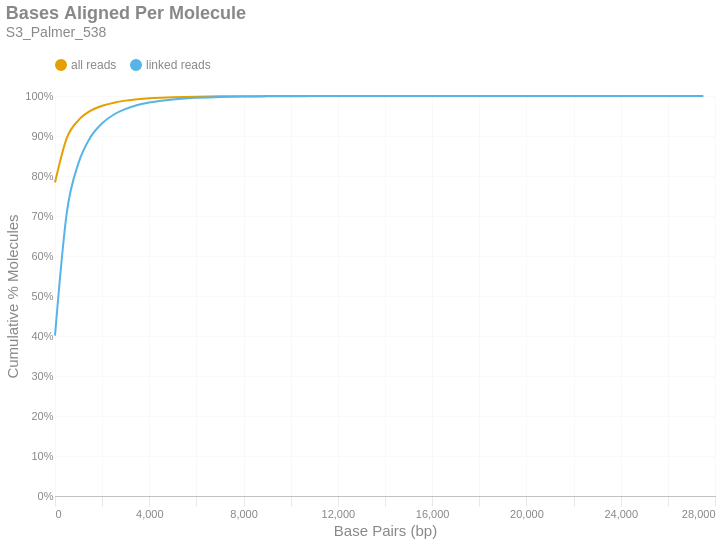

Notebook code cell kept with this figure:
### Markdown cell above
### Bases Aligned Per Molecule
This is a cumulative frequency distribution showing the number of base pairs aligned per unique molecule. These data are shown in 500 bp bins. There are two distributions: one with `all reads` (yellow) and another with only `linked reads` (blue). The percent of molecules in the `linked reads` distribution is relative to the total number of linked molecules.

### Code cell
if SKIPLR:
    print_html(f"Skipped")
else:
    binned_df = consolidated_hist(valids['aligned_bp'], mask, 500, True)
    with SafeRender(binned_df):
        (
            density_plot(binned_df, 'Bases Aligned Per Molecule', samplename, 'basesper')
            .encode(
                x=alt.X('bin:Q', title="Base Pairs (bp)").axis(tickMinStep=500).scale(padding=0),
                y=alt.Y('value:Q', title='Cumulative % Molecules')
                    .axis(format='%')
                    .scale(domain = [0,1])
                    .stack(False),
                color=alt.Color("key:N").scale(domain = ["all reads", "linked reads"]),
                tooltip = [
                    alt.Tooltip("key:N", title = "Data Type"),
                    alt.Tooltip("range_label:N", title="Bases Aligned Per Molecule"),
                    alt.Tooltip("value:Q", format = ".2%", title="% Molecules (Cum.)")
                ]
            )
        ).display()

### Figure 1 — Vega-Lite specification as saved in the notebook (floating-point values rounded to 4 significant figures)
{"width": "container", "height": 400, "config": {"title": {"anchor": "start", "dy": -15, "fontSize": 18, "color": "#888888", "subtitleColor": "#888888", "subtitleFontSize": 14}, "arc": {"fill": "#0072B2"}, "axis": {"domainColor": "#888888", "domainWidth": 0.5, "gridWidth": 0.2, "grid": false, "titleFontWeight": 400, "titleFontSize": 15, "labelFontSize": 11, "labelColor": "#888888", "tickColor": "#888888", "tickWidth": 0.2, "titleColor": "#888888"}, "axisBand": {"grid": false}, "axisX": {"grid": true, "tickSize": 10, "domainCap": "round"}, "axisY": {"domain": false, "grid": true, "tickSize": 0, "domainCap": "round"}, "background": "transparent", "header": {"labelFontSize": 15, "labelColor": "#888888", "titleFontSize": 15, "titleFontWeight": 600, "titleColor": "#888888"}, "legend": {"labelFont": "sans-serif", "labelFontSize": 12, "labelColor": "#888888", "symbolSize": 100, "symbolType": "circle", "titleFontSize": 12, "titlePadding": 10, "titleColor": "#888888", "title": null, "orient": "top"}, "range": {"category": ["#E69F00", "#56B4E9", "#009E73", "#F0E442", "#0072B2", "#D55E00", "#CC79A7", "#000000"], "diverging": ["#cfe8f3", "#a2d4ec", "#73bfe2", "#46abdb", "#1696d2", "#12719e"]}, "area": {"fill": "#0072B2", "fillOpacity": 0.7, "line": true, "strokeOpacity": 0.7}, "line": {"color": "#0072B2", "stroke": "#0072B2", "strokeWidth": 2}, "trail": {"color": "#0072B2", "stroke": "#0072B2", "strokeWidth": 0, "size": 1}, "point": {"filled": true, "fillOpacity": 1.0, "size": 95}, "text": {"color": "#888888", "fontSize": 11, "align": "right", "fontWeight": 400, "size": 11}, "bar": {"fill": "#0072B2", "stroke": null}, "view": {"stroke": null, "continuousWidth": 660, "continuousHeight": 400}}, "data": {"name": "data-726b257a54f6b035ce488fbef88fb6be"}, "mark": {"type": "line", "interpolate": "monotone", "point": {"opacity": 0, "size": 275}}, "encoding": {"color": {"field": "key", "scale": {"domain": ["all reads", "linked reads"]}, "type": "nominal"}, "tooltip": [{"field": "key", "title": "Data Type", "type": "nominal"}, {"field": "range_label", "title": "Bases Aligned Per Molecule", "type": "nominal"}, {"field": "value", "format": ".2%", "title": "% Molecules (Cum.)", "type": "quantitative"}], "x": {"axis": {"tickMinStep": 500}, "field": "bin", "scale": {"padding": 0}, "title": "Base Pairs (bp)", "type": "quantitative"}, "y": {"axis": {"format": "%"}, "field": "value", "scale": {"domain": [0, 1]}, "stack": false, "title": "Cumulative % Molecules", "type": "quantitative"}}, "params": [{"name": "param_c36ac31b6afebe62", "select": {"type": "point", "fields": ["key"]}, "bind": "legend"}], "title": {"text": "Bases Aligned Per Molecule", "subtitle": "S3_Palmer_538"}, "transform": [{"fold": ["all reads (cumsum)", "linked reads (cumsum)"]}, {"calculate": "replace(datum.key, ' (cumsum)', '')", "as": "key"}, {"filter": {"param": "param_c36ac31b6afebe62"}}], "usermeta": {"embedOptions": {"downloadFileName": "S3_Palmer_538.basesper"}}, "$schema": "https://vega.github.io/schema/vega-lite/v6.1.0.json", "datasets": {"data-726b257a54f6b035ce488fbef88fb6be": [{"bin": "0.0", "interval": "0.0-500.0", "all reads": 0.7837, "linked reads": 0.4008, "all reads (cumsum)": 0.7837, "linked reads (cumsum)": 0.4008, "range_label": "0-499"}, {"bin": "500.0", "interval": "500.0-1000.0", "all reads": 0.111, "linked reads": 0.3069, "all reads (cumsum)": 0.8947, "linked reads (cumsum)": 0.7077, "range_label": "500-999"}, {"bin": "1000.0", "interval": "1000.0-1500.0", "all reads": 0.04503, "linked reads": 0.125, "all reads (cumsum)": 0.9398, "linked reads (cumsum)": 0.8327, "range_label": "1000-1499"}, {"bin": "1500.0", "interval": "1500.0-2000.0", "all reads": 0.023, "linked reads": 0.06385, "all reads (cumsum)": 0.9627, "linked reads (cumsum)": 0.8966, "range_label": "1500-1999"}, {"bin": "2000.0", "interval": "2000.0-2500.0", "all reads": 0.01271, "linked reads": 0.0353, "all reads (cumsum)": 0.9755, "linked reads (cumsum)": 0.9319, "range_label": "2000-2499"}, {"bin": "2500.0", "interval": "2500.0-3000.0", "all reads": 0.007889, "linked reads": 0.0219, "all reads (cumsum)": 0.9834, "linked reads (cumsum)": 0.9538, "range_label": "2500-2999"}, {"bin": "3000.0", "interval": "3000.0-3500.0", "all reads": 0.005088, "linked reads": 0.01413, "all reads (cumsum)": 0.9884, "linked reads (cumsum)": 0.9679, "range_label": "3000-3499"}, {"bin": "3500.0", "interval": "3500.0-4000.0", "all reads": 0.003445, "linked reads": 0.009565, "all reads (cumsum)": 0.9919, "linked reads (cumsum)": 0.9775, "range_label": "3500-3999"}, {"bin": "4000.0", "interval": "4000.0-4500.0", "all reads": 0.002304, "linked reads": 0.006398, "all reads (cumsum)": 0.9942, "linked reads (cumsum)": 0.9839, "range_label": "4000-4499"}, {"bin": "4500.0", "interval": "4500.0-5000.0", "all reads": 0.00159, "linked reads": 0.004414, "all reads (cumsum)": 0.9958, "linked reads (cumsum)": 0.9883, "range_label": "4500-4999"}, {"bin": "5000.0", "interval": "5000.0-5500.0", "all reads": 0.001131, "linked reads": 0.003141, "all reads (cumsum)": 0.9969, "linked reads (cumsum)": 0.9914, "range_label": "5000-5499"}, {"bin": "5500.0", "interval": "5500.0-6000.0", "all reads": 0.0008235, "linked reads": 0.002287, "all reads (cumsum)": 0.9977, "linked reads (cumsum)": 0.9937, "range_label": "5500-5999"}, {"bin": "6000.0", "interval": "6000.0-6500.0", "all reads": 0.0005995, "linked reads": 0.001665, "all reads (cumsum)": 0.9983, "linked reads (cumsum)": 0.9954, "range_label": "6000-6499"}, {"bin": "6500.0", "interval": "6500.0-7000.0", "all reads": 0.0004246, "linked reads": 0.001179, "all reads (cumsum)": 0.9988, "linked reads (cumsum)": 0.9966, "range_label": "6500-6999"}, {"bin": "7000.0", "interval": "7000.0-7500.0", "all reads": 0.0003122, "linked reads": 0.0008669, "all reads (cumsum)": 0.9991, "linked reads (cumsum)": 0.9974, "range_label": "7000-7499"}, {"bin": "7500.0", "interval": "7500.0-8000.0", "all reads": 0.0002278, "linked reads": 0.0006326, "all reads (cumsum)": 0.9993, "linked reads (cumsum)": 0.9981, "range_label": "7500-7999"}, {"bin": "8000.0", "interval": "8000.0-8500.0", "all reads": 0.0001868, "linked reads": 0.0005186, "all reads (cumsum)": 0.9995, "linked reads (cumsum)": 0.9986, "range_label": "8000-8499"}, {"bin": "8500.0", "interval": "8500.0-9000.0", "all reads": 0.0001293, "linked reads": 0.0003589, "all reads (cumsum)": 0.9996, "linked reads (cumsum)": 0.9989, "range_label": "8500-8999"}, {"bin": "9000.0", "interval": "9000.0-9500.0", "all reads": 9.474e-05, "linked reads": 0.0002631, "all reads (cumsum)": 0.9997, "linked reads (cumsum)": 0.9992, "range_label": "9000-9499"}, {"bin": "9500.0", "interval": "9500.0-10000.0", "all reads": 7.172e-05, "linked reads": 0.0001992, "all reads (cumsum)": 0.9998, "linked reads (cumsum)": 0.9994, "range_label": "9500-9999"}, {"bin": "10000.0", "interval": "10000.0-10500.0", "all reads": 4.756e-05, "linked reads": 0.0001321, "all reads (cumsum)": 0.9998, "linked reads (cumsum)": 0.9995, "range_label": "10000-10499"}, {"bin": "10500.0", "interval": "10500.0-11000.0", "all reads": 3.682e-05, "linked reads": 0.0001022, "all reads (cumsum)": 0.9999, "linked reads (cumsum)": 0.9996, "range_label": "10500-10999"}, {"bin": "11000.0", "interval": "11000.0-11500.0", "all reads": 3.529e-05, "linked reads": 9.798e-05, "all reads (cumsum)": 0.9999, "linked reads (cumsum)": 0.9997, "range_label": "11000-11499"}, {"bin": "11500.0", "interval": "11500.0-12000.0", "all reads": 2.301e-05, "linked reads": 6.39e-05, "all reads (cumsum)": 0.9999, "linked reads (cumsum)": 0.9998, "range_label": "11500-11999"}, {"bin": "12000.0", "interval": "12000.0-12500.0", "all reads": 1.918e-05, "linked reads": 5.325e-05, "all reads (cumsum)": 0.9999, "linked reads (cumsum)": 0.9998, "range_label": "12000-12499"}, {"bin": "12500.0", "interval": "12500.0-13000.0", "all reads": 1.074e-05, "linked reads": 2.982e-05, "all reads (cumsum)": 1.0, "linked reads (cumsum)": 0.9999, "range_label": "12500-12999"}, {"bin": "13000.0", "interval": "13000.0-13500.0", "all reads": 8.438e-06, "linked reads": 2.343e-05, "all reads (cumsum)": 1.0, "linked reads (cumsum)": 0.9999, "range_label": "13000-13499"}, {"bin": "13500.0", "interval": "13500.0-14000.0", "all reads": 9.972e-06, "linked reads": 2.769e-05, "all reads (cumsum)": 1.0, "linked reads (cumsum)": 0.9999, "range_label": "13500-13999"}, {"bin": "14000.0", "interval": "14000.0-14500.0", "all reads": 6.904e-06, "linked reads": 1.917e-05, "all reads (cumsum)": 1.0, "linked reads (cumsum)": 0.9999, "range_label": "14000-14499"}, {"bin": "14500.0", "interval": "14500.0-15000.0", "all reads": 3.836e-06, "linked reads": 1.065e-05, "all reads (cumsum)": 1.0, "linked reads (cumsum)": 1.0, "range_label": "14500-14999"}, {"bin": "15000.0", "interval": "15000.0-15500.0", "all reads": 3.836e-06, "linked reads": 1.065e-05, "all reads (cumsum)": 1.0, "linked reads (cumsum)": 1.0, "range_label": "15000-15499"}, {"bin": "15500.0", "interval": "15500.0-16000.0", "all reads": 3.836e-07, "linked reads": 1.065e-06, "all reads (cumsum)": 1.0, "linked reads (cumsum)": 1.0, "range_label": "15500-15999"}, {"bin": "16000.0", "interval": "16000.0-16500.0", "all reads": 3.068e-06, "linked reads": 8.52e-06, "all reads (cumsum)": 1.0, "linked reads (cumsum)": 1.0, "range_label": "16000-16499"}, {"bin": "16500.0", "interval": "16500.0-17000.0", "all reads": 3.068e-06, "linked reads": 8.52e-06, "all reads (cumsum)": 1.0, "linked reads (cumsum)": 1.0, "range_label": "16500-16999"}, {"bin": "17000.0", "interval": "17000.0-17500.0", "all reads": 7.671e-07, "linked reads": 2.13e-06, "all reads (cumsum)": 1.0, "linked reads (cumsum)": 1.0, "range_label": "17000-17499"}, {"bin": "17500.0", "interval": "17500.0-18000.0", "all reads": 2.685e-06, "linked reads": 7.455e-06, "all reads (cumsum)": 1.0, "linked reads (cumsum)": 1.0, "range_label": "17500-17999"}, {"bin": "18000.0", "interval": "18000.0-18500.0", "all reads": 3.836e-07, "linked reads": 1.065e-06, "all reads (cumsum)": 1.0, "linked reads (cumsum)": 1.0, "range_label": "18000-18499"}, {"bin": "18500.0", "interval": "18500.0-19000.0", "all reads": 1.534e-06, "linked reads": 4.26e-06, "all reads (cumsum)": 1.0, "linked reads (cumsum)": 1.0, "range_label": "18500-18999"}, {"bin": "19000.0", "interval": "19000.0-19500.0", "all reads": 0.0, "linked reads": 0.0, "all reads (cumsum)": 1.0, "linked reads (cumsum)": 1.0, "range_label": "19000-19499"}, {"bin": "19500.0", "interval": "19500.0-20000.0", "all reads": 0.0, "linked reads": 0.0, "all reads (cumsum)": 1.0, "linked reads (cumsum)": 1.0, "range_label": "19500-19999"}, {"bin": "20000.0", "interval": "20000.0-20500.0", "all reads": 0.0, "linked reads": 0.0, "all reads (cumsum)": 1.0, "linked reads (cumsum)": 1.0, "range_label": "20000-20499"}, {"bin": "20500.0", "interval": "20500.0-21000.0", "all reads": 3.836e-07, "linked reads": 1.065e-06, "all reads (cumsum)": 1.0, "linked reads (cumsum)": 1.0, "range_label": "20500-20999"}, {"bin": "21000.0", "interval": "21000.0-21500.0", "all reads": 0.0, "linked reads": 0.0, "all reads (cumsum)": 1.0, "linked reads (cumsum)": 1.0, "range_label": "21000-21499"}, {"bin": "21500.0", "interval": "21500.0-22000.0", "all reads": 0.0, "linked reads": 0.0, "all reads (cumsum)": 1.0, "linked reads (cumsum)": 1.0, "range_label": "21500-21999"}, {"bin": "22000.0", "interval": "22000.0-22500.0", "all reads": 7.671e-07, "linked reads": 2.13e-06, "all reads (cumsum)": 1.0, "linked reads (cumsum)": 1.0, "range_label": "22000-22499"}, {"bin": "22500.0", "interval": "22500.0-23000.0", "all reads": 0.0, "linked reads": 0.0, "all reads (cumsum)": 1.0, "linked reads (cumsum)": 1.0, "range_label": "22500-22999"}, {"bin": "23000.0", "interval": "23000.0-23500.0", "all reads": 0.0, "linked reads": 0.0, "all reads (cumsum)": 1.0, "linked reads (cumsum)": 1.0, "range_label": "23000-23499"}, {"bin": "23500.0", "interval": "23500.0-24000.0", "all reads": 3.836e-07, "linked reads": 1.065e-06, "all reads (cumsum)": 1.0, "linked reads (cumsum)": 1.0, "range_label": "23500-23999"}, {"bin": "24000.0", "interval": "24000.0-24500.0", "all reads": 0.0, "linked reads": 0.0, "all reads (cumsum)": 1.0, "linked reads (cumsum)": 1.0, "range_label": "24000-24499"}, {"bin": "24500.0", "interval": "24500.0-25000.0", "all reads": 0.0, "linked reads": 0.0, "all reads (cumsum)": 1.0, "linked reads (cumsum)": 1.0, "range_label": "24500-24999"}, {"bin": "25000.0", "interval": "25000.0-25500.0", "all reads": 0.0, "linked reads": 0.0, "all reads (cumsum)": 1.0, "linked reads (cumsum)": 1.0, "range_label": "25000-25499"}, {"bin": "25500.0", "interval": "25500.0-26000.0", "all reads": 0.0, "linked reads": 0.0, "all reads (cumsum)": 1.0, "linked reads (cumsum)": 1.0, "range_label": "25500-25999"}, {"bin": "26000.0", "interval": "26000.0-26500.0", "all reads": 0.0, "linked reads": 0.0, "all reads (cumsum)": 1.0, "linked reads (cumsum)": 1.0, "range_label": "26000-26499"}, {"bin": "26500.0", "interval": "26500.0-27000.0", "all reads": 0.0, "linked reads": 0.0, "all reads (cumsum)": 1.0, "linked reads (cumsum)": 1.0, "range_label": "26500-26999"}, {"bin": "27000.0", "interval": "27000.0-27500.0", "all reads": 0.0, "linked reads": 0.0, "all reads (cumsum)": 1.0, "linked reads (cumsum)": 1.0, "range_label": "27000-27499"}, {"bin": "27500.0", "interval": "27500.0-28000.0", "all reads": 3.836e-07, "linked reads": 1.065e-06, "all reads (cumsum)": 1.0, "linked reads (cumsum)": 1.0, "range_label": "27500-27999"}]}}
